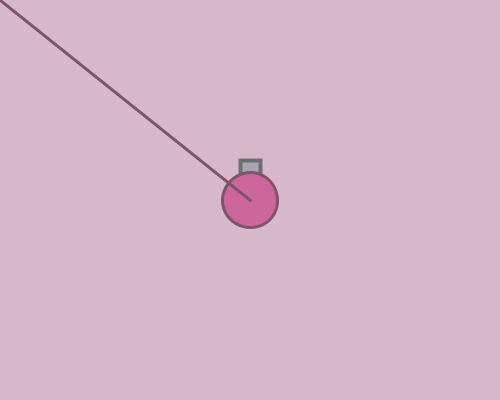
Frame 1 (no input)
Frame 60 (the mouse pressed at the canvas centre just before this capture): identical to frame 1, image omitted
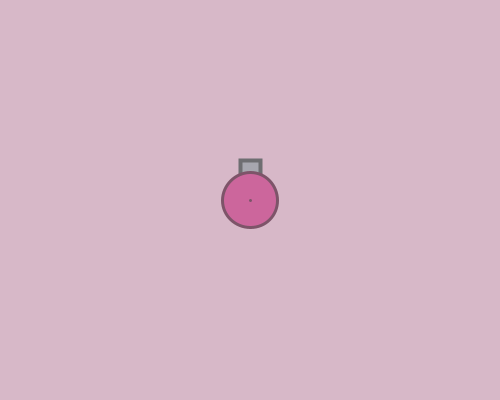
Frame 120 (the mouse held since frame 60 and released just before this capture)

The Processing sketch that drew these frames (run headless with seeded random() and noise(); from frame 60 on, the mouse is pressed at the canvas centre):

// Processing sketch: week07_1_arras01_background_fill_stroke_ellipse_rect_line
// ── week07_1_arras01_background_fill_stroke_ellipse_rect_line.pde
//week07_1_arras01_background_fill_stroke_ellipse_rect_line
void setup(){
  size(500,400);
}
float x = 250, y = 200;
void draw(){
  background(215,184,200);
  fill(167,167,175);
  stroke(110,110,113);
  strokeWeight(4);
  rect(240,160,20,20); //砲管
  
  fill(204,102,156);
  stroke(125,84,105);
  strokeWeight(3);
  ellipse(x,y,55,55); //圓形的身體
  
  line(x,y,mouseX,mouseY);
}
